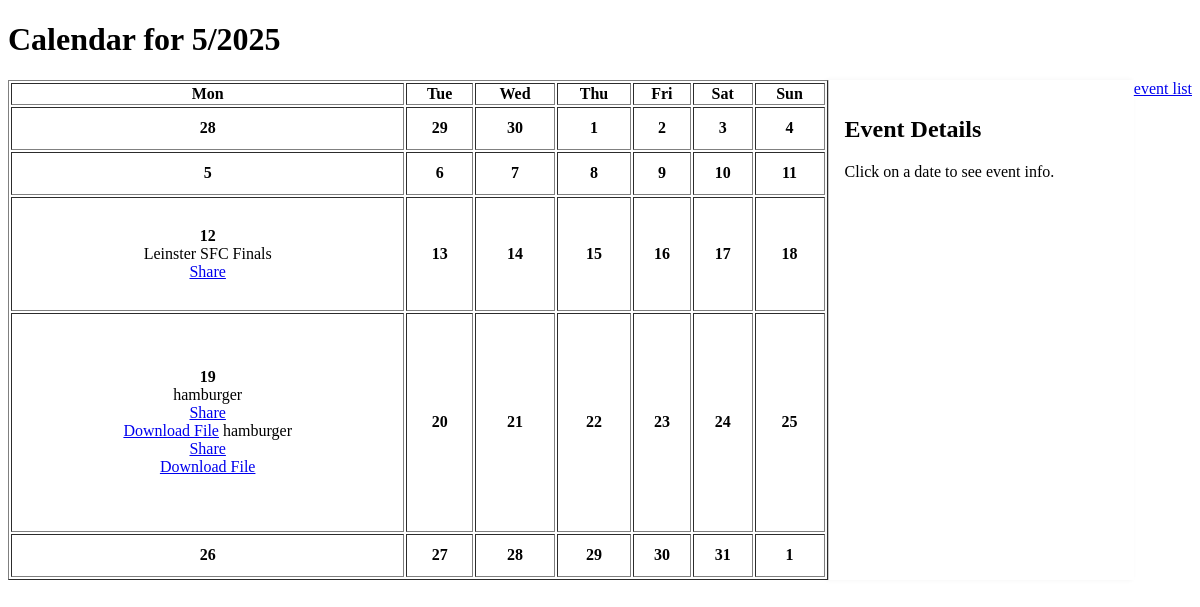
The page /events/calendar/ (signed in) on the database its author committed.
### events/models.py (models this page shows, shortened)
class Event(models.Model):
    user        = models.ForeignKey(settings.AUTH_USER_MODEL, on_delete=models.CASCADE, related_name='events')
    title       = models.CharField(max_length=200)
    description = models.TextField()
    date        = models.DateField()
    file        = models.FileField(upload_to='event_files/', blank=True, null=True)
    share_token = models.UUIDField(default=uuid.uuid4, unique=True, editable=False)
    created_at  = models.DateTimeField(auto_now_add=True)

### events/views.py (the view, shortened to what this page needs)
# urls.py: path('calendar/', calendar_view, name='calendar'), # Calendar page
@login_required
def calendar_view(request):
    today = datetime.today()
    current_year = today.year
    current_month = today.month
    user = request.user
    if user.role == 'admin':
        student_username = request.GET.get('student')
        if student_username:
            target = get_object_or_404(UserModel, username=student_username, role='student')
            events_qs = Event.objects.filter(user=target)
            viewing = target.username
        else:
            events_qs = Event.objects.all()
            viewing = 'All Users'
    else:
        events_qs = Event.objects.filter(user=user)
        viewing = user.username
    events_by_date = {}
    for ev in events_qs:
        events_by_date.setdefault(ev.date, []).append(ev)
    month_calendar = calendar.Calendar().monthdatescalendar(current_year, current_month)
    calendar_data = []
    for week in month_calendar:
        week_data = []
        for day in week:
            week_data.append({
                'date': day,
                'events': events_by_date.get(day, [])
            })
        calendar_data.append(week_data)
    return render(request, 'events/calendar.html', {
        'calendar_weeks': calendar_data,
        'current_month': current_month,
        'current_year': current_year,
        'role': user.role,
        'viewing': viewing,
    })

### events/templates/events/calendar.html (shortened to what this page needs)
{% load static %}
<!DOCTYPE html>
<html>
<head>
    <link rel="stylesheet" href="{% static 'calendar.css' %}">
</head>
<body>
    <h1>Calendar for {{ current_month }}/{{ current_year }}</h1>
    <div style="display: flex;">
        <div style="flex: 3;">
            <table border="1" style="width: 100%; height: 500px; text-align: center;">
                <thead>
                    <tr>
                        <th>Mon</th>
                        <th>Tue</th>
                        <th>Wed</th>
                        <th>Thu</th>
                        <th>Fri</th>
                        <th>Sat</th>
                        <th>Sun</th>
                    </tr>
                </thead>
                <tbody>
                    {% for week in calendar_weeks %}
                    <tr>
                        {% for day in week %}
                        <td onclick="showEvents('{{ day.date }}')" style="cursor: pointer;">
                            <strong>{{ day.date.day }}</strong><br>
                            {% for event in day.events %}
                                <span>{{ event.title }}</span><br>
                                <a href="{% url 'shared_event' event.share_token %}" target="_blank">Share</a><br>
                 {% if event.file %}
                     <a href="{{ event.file.url }}">Download File</a>
                    {% endif %}
                            {% endfor %}
                        </td>
                        {% endfor %}
                    </tr>
                    {% endfor %}
                </tbody>
            </table>
        </div>
        <div style="flex: 1; padding: 1rem; border-left: 1px solid #ccc;" id="eventSidebar">
            <h2>Event Details</h2>
            <div id="eventDetails">
                <p>Click on a date to see event info.</p>
            </div>
        </div>
        <a href="{% url 'event_list' %}">event list</a>
    </div>
</body>
</html>

### events/templates/events/css/calendar.css (style rules this page uses)
#eventSidebar { flex: 1; border-left: 1px solid #ccc; padding: 1rem; max-width: 300px; background-color: #fff; box-shadow: -2px 0 5px rgba(0,0,0,0.05); }

### rows shown on the page
Event: title "Leinster SFC Finals"
Event: title "hamburger"
Event: title "hamburger"

### other values the page prints
{{ day.date.day }} "28" "29" "30" "1" "2" "3" "4" "5" "6" "7" "8" "9" "10" "11" "12" "13" "14" "15" "16" "17" "18" "19" "20" "21" "22" "23" "24" "25" "26" "27" "28" "29" "30" "31" "1"
